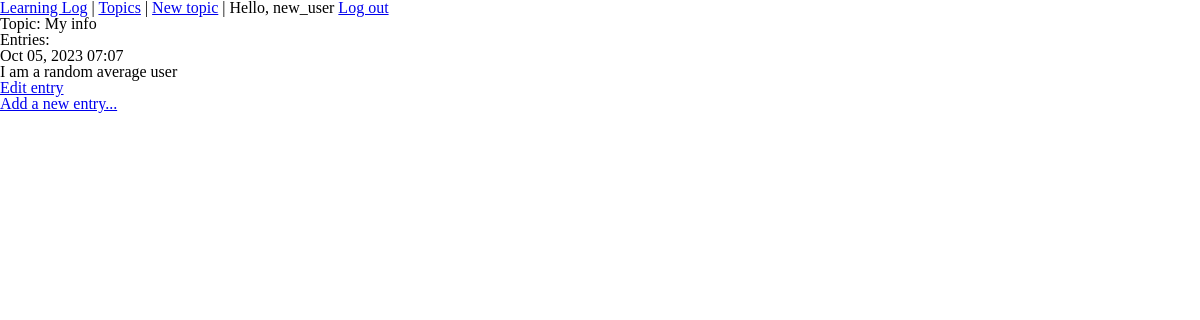
Screenshot of /topics/11/ (signed in) with the database file from the repository.
### learning_logs/models.py (models this page shows, shortened)
class Topic(models.Model):
    text = models.CharField(max_length=200)
    date_added = models.DateTimeField(auto_now_add=True)
    owner = models.ForeignKey(User, on_delete=models.CASCADE)
    def __str__(self):
        return self.text

class Entry(models.Model):
    topic = models.ForeignKey(Topic, on_delete=models.CASCADE)
    text = models.TextField()
    date_added = models.DateTimeField(auto_now_add=True)
    class Meta:
        verbose_name_plural = 'entries'

### learning_logs/views.py (the view)
# urls.py: path('topics/<int:topic_id>/', views.topic, name='topic'),
@login_required
def topic(request, topic_id):
    topic = Topic.objects.get(id=topic_id)
    if topic.owner != request.user:
        raise Http404
    entries = topic.entry_set.order_by('-date_added')
    context = {'topic': topic, 'entries': entries}
    return render(request, 'learning_logs/topic.html', context)

### learning_logs/templates/learning_logs/topic.html
{% extends 'learning_logs/base.html'%}
{% load static %}
{% block css_link %}{% static 'topic.css' %}{% endblock css_link %}
{% block content %}
  <p>Topic: {{ topic }}</p>
  <p>Entries:</p>
  <ul>
    {% for entry in entries %}
    <li>
      <p>{{ entry.date_added|date:'M d, Y H:i' }}</p>
      <p>{{ entry.text|linebreaks }}</p>
      <p>
        <a href="{% url 'learning_logs:edit_entry' entry.id %}">Edit entry</a>
      </p>
    </li>
    {% empty %}
    <li>There are no entries for this topic yet.</li>
    {% endfor %}
    <li><a href="{% url 'learning_logs:new_entry' topic.id %}" >Add a new entry...</a></li>
  </ul>
{% endblock content %}

### learning_logs/templates/learning_logs/base.html (shortened to what this page needs)
<!DOCTYPE html>
<html lang="en">
<head>
</head>
<body>
  <nav>
    {% load static %}
    <link rel="stylesheet" href="{% static 'base.css' %}">
    <link rel="stylesheet" href="{% block css_link %}{% endblock css_link %}">
    <a href="{% url 'learning_logs:main' %}">Learning Log</a> |
    <a href="{% url 'learning_logs:topics' %}">Topics</a> |
    <a href="{% url 'learning_logs:new_topic' %}">New topic</a> |
    {% if user.is_authenticated %}
      Hello, {{ user.username }}
      <a href="{% url 'users:logout' %}">Log out</a>
    {% else %}
      <a href="{% url 'users:login' %}"> Log in</a> |
      <a href="{% url 'users:register' %}"> Register</a>
    {% endif %}
  </nav>
  {% block content %}{% endblock content %}
</body>
</html>

### learning_logs/static/base.css (style rules this page uses)
html, body, div, span, applet, object, iframe, h1, h2, h3, h4, h5, h6, p, blockquote, pre, a, abbr, acronym, address, big, cite, code, del, dfn, em, img, ins, kbd, q, s, samp, small, strike, strong, sub, sup, tt, var, b, u, i, center, dl, dt, dd, ol, ul, li, fieldset, form, label, legend, table, caption, tbody, tfoot, thead, tr, th, td, article, aside, canvas, details, embed, figure, figcaption, footer, header, hgroup, menu, nav, output, ruby, section, summary, time, mark, audio, video { margin: 0; padding: 0; border: 0; font-size: 100%; font: inherit; vertical-align: baseline; }
article, aside, details, figcaption, figure, footer, header, hgroup, menu, nav, section { display: block; }
body { line-height: 1; }
ol, ul { list-style: none; }

### rows the page displays
Topic: text "My info"
Entry: date_added "Oct 05, 2023 07:07", text "I am a random average user"

### other values shown
{{ user.username }} "new_user"
